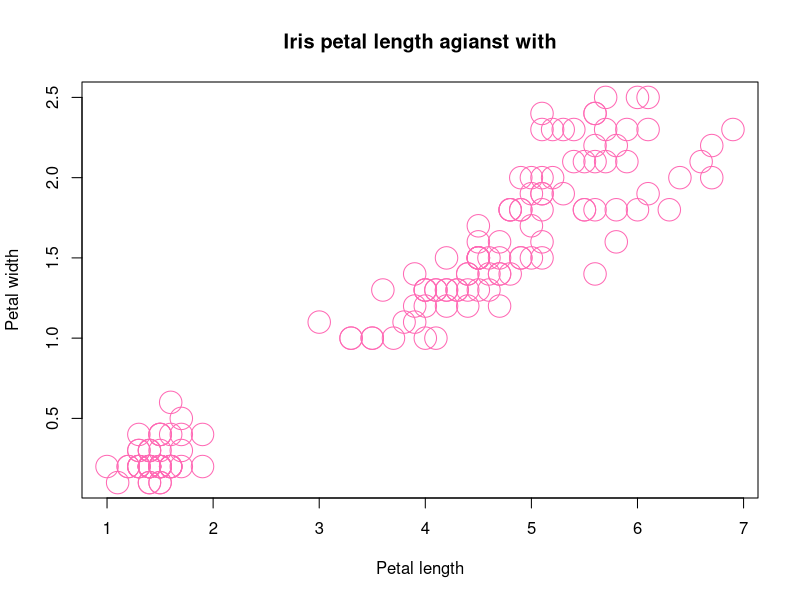

This figure's R source:

plot(
  x = iris$Petal.Length,
  y = iris$Petal.Width,
  xlab = "Petal length",
  ylab = "Petal width",
  cex = 3,
  pch=21,
  col = "hotpink",
  main = "Iris petal length agianst with"
)
